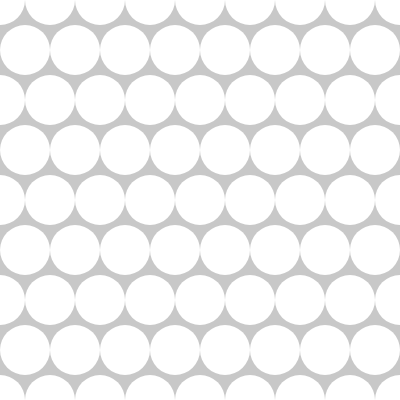
Frame 1 (no input)
Frame 60 (no input): identical to frame 1, image omitted
Frame 120 (the mouse pressed at the canvas centre since frame 60): identical to frame 1, image omitted

The p5.js sketch that drew this single still picture (run headless with seeded random() and noise() and a simulated clock; from frame 60 on, the mouse is pressed at the canvas centre):

// p5.js sketch
// ── sketch.js
function setup() {
createCanvas(400,400);
}

function draw() {
background(200);
noStroke();
ellipse(0,0,50,50);
ellipse(50,0,50,50);
ellipse(100,0,50,50);
ellipse(150,0,50,50);
ellipse(200,0,50,50);
ellipse(250,0,50,50);
ellipse(300,0,50,50);
ellipse(350,0,50,50);
ellipse(400,0,50,50);

ellipse(25,50,50,50);
ellipse(75,50,50,50);
ellipse(125,50,50,50);
ellipse(175,50,50,50);
ellipse(225,50,50,50);
ellipse(275,50,50,50);
ellipse(325,50,50,50);
ellipse(375,50,50,50);

ellipse(0,100,50,50);
ellipse(50,100,50,50);
ellipse(100,100,50,50);
ellipse(150,100,50,50);
ellipse(200,100,50,50);
ellipse(250,100,50,50);
ellipse(300,100,50,50);
ellipse(350,100,50,50);
ellipse(400,100,50,50);

ellipse(25,150,50,50);
ellipse(75,150,50,50);
ellipse(125,150,50,50);
ellipse(175,150,50,50);
ellipse(225,150,50,50);
ellipse(275,150,50,50);
ellipse(325,150,50,50);
ellipse(375,150,50,50);

ellipse(0,200,50,50);
ellipse(50,200,50,50);
ellipse(100,200,50,50);
ellipse(150,200,50,50);
ellipse(200,200,50,50);
ellipse(250,200,50,50);
ellipse(300,200,50,50);
ellipse(350,200,50,50);
ellipse(400,200,50,50);

ellipse(25,250,50,50);
ellipse(75,250,50,50);
ellipse(125,250,50,50);
ellipse(175,250,50,50);
ellipse(225,250,50,50);
ellipse(275,250,50,50);
ellipse(325,250,50,50);
ellipse(375,250,50,50);

ellipse(0,300,50,50);
ellipse(50,300,50,50);
ellipse(100,300,50,50);
ellipse(150,300,50,50);
ellipse(200,300,50,50);
ellipse(250,300,50,50);
ellipse(300,300,50,50);
ellipse(350,300,50,50);
ellipse(400,300,50,50);

ellipse(25,350,50,50);
ellipse(75,350,50,50);
ellipse(125,350,50,50);
ellipse(175,350,50,50);
ellipse(225,350,50,50);
ellipse(275,350,50,50);
ellipse(325,350,50,50);
ellipse(375,350,50,50);

ellipse(0,400,50,50);
ellipse(50,400,50,50);
ellipse(100,400,50,50);
ellipse(150,400,50,50);
ellipse(200,400,50,50);
ellipse(250,400,50,50);
ellipse(300,400,50,50);
ellipse(350,400,50,50);
ellipse(400,400,50,50);
}
